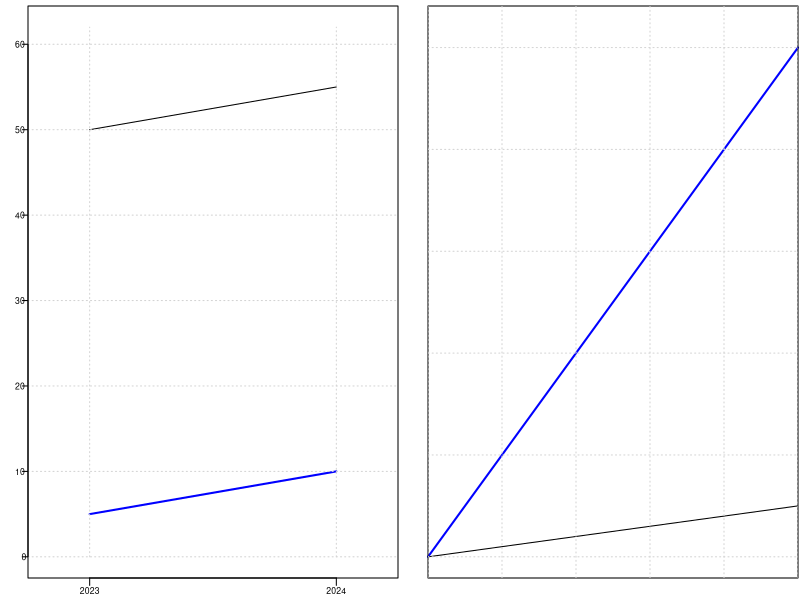

Generate this figure with R:

png("valorAcciones.png", width=1350, height=650, res = 300)
par(mar=c(1, 1.3, 0.2, 0) + 0.1, mgp = c(0,0,0), mfrow=c(1,2))
t=0.6

x = c(2023, 2024)
y1 = c(5, 10)
y2 = c(0, 100)

plot(x, y1, type = "l", xlab="", ylab="", 
     xlim = c(2022.75, 2024.25),
     ylim=c(0, 62), xpd = FALSE,  yaxt='n',  xaxt='n', xaxs="i",
     lwd=2, col = "blue"
)
segments(2023, 50, 2024, 55)

segments(2023, 0, 2023, 62, col = "lightgray", lty = "dotted")
segments(2024, 0, 2024, 62, col = "lightgray", lty = "dotted")
for (i in seq(0, 60, 10)) {
  segments(2022.75, i, 2024.25, i, col = "lightgray", lty = "dotted")
}

axis(1, at=x, tck=-0.02, cex.axis=t-0.08, padj = -0)
axis(2, at=seq(0, 60, 10), las=1, tck=-0.015, hadj = 1.3, cex.axis=t-0.08)

par(mar=c(1, 1.3, 0.2, 0) + 0.1, mgp = c(0,0,0))
plot(x, y2, type = "l", xlab="", ylab="", 
     ylim=c(0, 104), xpd = NA,  yaxt='n',  xaxt='n', xaxs="i",
     lwd=2, col = "blue"
)
segments(2023, 0, 2024, 10)
grid()

# axis(1, at=x, tck=-0.02, cex.axis=t-0.08, padj = -0)
# axis(2, at=seq(10, 50, 10), las=1, tck=-0.015, hadj = 1.5, cex.axis=t-0.08)
# axis(2, at=0, las=1, tck=-0.015, hadj = 2, cex.axis=t-0.05)

dev.off()
